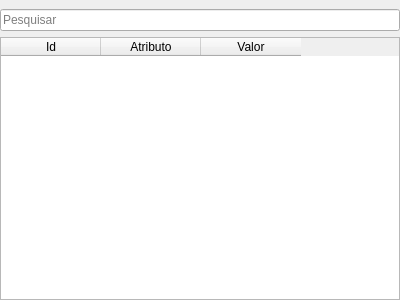
<?xml version="1.0" encoding="UTF-8"?>
<ui version="4.0">
 <class>Form</class>
 <widget class="QWidget" name="Form">
  <property name="geometry">
   <rect>
    <x>0</x>
    <y>0</y>
    <width>400</width>
    <height>300</height>
   </rect>
  </property>
  <property name="windowTitle">
   <string>Form</string>
  </property>
  <layout class="QGridLayout" name="gridLayout">
   <property name="leftMargin">
    <number>0</number>
   </property>
   <property name="topMargin">
    <number>9</number>
   </property>
   <property name="rightMargin">
    <number>0</number>
   </property>
   <property name="bottomMargin">
    <number>0</number>
   </property>
   <item row="0" column="0">
    <widget class="QLineEdit" name="searchLe">
     <property name="placeholderText">
      <string>Pesquisar</string>
     </property>
    </widget>
   </item>
   <item row="1" column="0">
    <widget class="QTableWidget" name="tableWidget">
     <column>
      <property name="text">
       <string>Id</string>
      </property>
     </column>
     <column>
      <property name="text">
       <string>Atributo</string>
      </property>
     </column>
     <column>
      <property name="text">
       <string>Valor</string>
      </property>
     </column>
    </widget>
   </item>
  </layout>
 </widget>
 <resources/>
 <connections/>
</ui>
